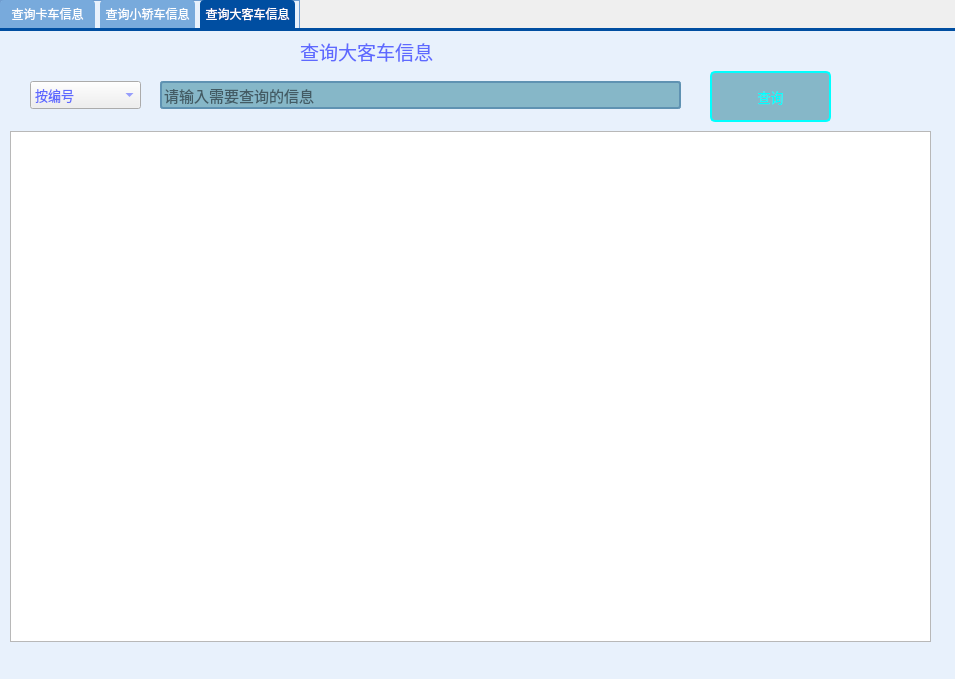
<?xml version="1.0" encoding="UTF-8"?>
<ui version="4.0">
 <class>Select_Truck_2</class>
 <widget class="QDialog" name="Select_Truck_2">
  <property name="geometry">
   <rect>
    <x>0</x>
    <y>0</y>
    <width>955</width>
    <height>679</height>
   </rect>
  </property>
  <property name="windowTitle">
   <string>Dialog</string>
  </property>
  <widget class="QTabWidget" name="tabWidget">
   <property name="geometry">
    <rect>
     <x>0</x>
     <y>0</y>
     <width>1263</width>
     <height>751</height>
    </rect>
   </property>
   <property name="palette">
    <palette>
     <active>
      <colorrole role="Button">
       <brush brushstyle="SolidPattern">
        <color alpha="255">
         <red>232</red>
         <green>241</green>
         <blue>252</blue>
        </color>
       </brush>
      </colorrole>
      <colorrole role="Light">
       <brush brushstyle="SolidPattern">
        <color alpha="255">
         <red>232</red>
         <green>241</green>
         <blue>252</blue>
        </color>
       </brush>
      </colorrole>
      <colorrole role="Base">
       <brush brushstyle="SolidPattern">
        <color alpha="255">
         <red>232</red>
         <green>241</green>
         <blue>252</blue>
        </color>
       </brush>
      </colorrole>
      <colorrole role="Window">
       <brush brushstyle="SolidPattern">
        <color alpha="255">
         <red>232</red>
         <green>241</green>
         <blue>252</blue>
        </color>
       </brush>
      </colorrole>
      <colorrole role="NoRole">
       <brush brushstyle="SolidPattern">
        <color alpha="255">
         <red>232</red>
         <green>241</green>
         <blue>252</blue>
        </color>
       </brush>
      </colorrole>
     </active>
     <inactive>
      <colorrole role="Button">
       <brush brushstyle="SolidPattern">
        <color alpha="255">
         <red>232</red>
         <green>241</green>
         <blue>252</blue>
        </color>
       </brush>
      </colorrole>
      <colorrole role="Light">
       <brush brushstyle="SolidPattern">
        <color alpha="255">
         <red>232</red>
         <green>241</green>
         <blue>252</blue>
        </color>
       </brush>
      </colorrole>
      <colorrole role="Base">
       <brush brushstyle="SolidPattern">
        <color alpha="255">
         <red>232</red>
         <green>241</green>
         <blue>252</blue>
        </color>
       </brush>
      </colorrole>
      <colorrole role="Window">
       <brush brushstyle="SolidPattern">
        <color alpha="255">
         <red>232</red>
         <green>241</green>
         <blue>252</blue>
        </color>
       </brush>
      </colorrole>
      <colorrole role="NoRole">
       <brush brushstyle="SolidPattern">
        <color alpha="255">
         <red>232</red>
         <green>241</green>
         <blue>252</blue>
        </color>
       </brush>
      </colorrole>
     </inactive>
     <disabled>
      <colorrole role="Button">
       <brush brushstyle="SolidPattern">
        <color alpha="255">
         <red>232</red>
         <green>241</green>
         <blue>252</blue>
        </color>
       </brush>
      </colorrole>
      <colorrole role="Light">
       <brush brushstyle="SolidPattern">
        <color alpha="255">
         <red>232</red>
         <green>241</green>
         <blue>252</blue>
        </color>
       </brush>
      </colorrole>
      <colorrole role="Base">
       <brush brushstyle="SolidPattern">
        <color alpha="255">
         <red>232</red>
         <green>241</green>
         <blue>252</blue>
        </color>
       </brush>
      </colorrole>
      <colorrole role="Window">
       <brush brushstyle="SolidPattern">
        <color alpha="255">
         <red>232</red>
         <green>241</green>
         <blue>252</blue>
        </color>
       </brush>
      </colorrole>
      <colorrole role="NoRole">
       <brush brushstyle="SolidPattern">
        <color alpha="255">
         <red>232</red>
         <green>241</green>
         <blue>252</blue>
        </color>
       </brush>
      </colorrole>
     </disabled>
    </palette>
   </property>
   <property name="styleSheet">
    <string notr="true">
/**********页签项**********/
QTabWidget::pane {
		border: none;
		border-top: 3px solid rgb(0, 78, 161);
	
	background-color: rgb(232, 241, 252);

}
QTabWidget::tab-bar {
		border: none;
}
QTabBar::tab {
		border: none;
		border-top-left-radius: 4px;
		border-top-right-radius: 4px;
		color: white;
		background: rgb(120, 170, 220);
		height: 28px;
		min-width: 85px;
		margin-right: 5px;
		padding-left: 5px;
		padding-right: 5px;
}
QTabBar::tab:hover {
		background: rgb(0, 78, 161);
}
QTabBar::tab:selected {
		color: white;
		background: rgb(0, 78, 161);
}

QTabWidget,tabWidget::pane {
        border: 1px solid rgb(111, 156, 207);
        background: rgb(232, 241, 252);
        margin-top: -1px;
}

QTabBar,tabBar::tab {
        border: 1px solid rgb(111, 156, 207);
        border-bottom: none;
        color: rgb(70, 71, 73);
        background: transparent;
}
QTabBar,tabBar::tab:hover {
        color: rgb(2, 65, 132);
}
QTabBar,tabBar::tab:selected {
        color: rgb(2, 65, 132);
        background: rgb(232, 241, 252);
}</string>
   </property>
   <property name="currentIndex">
    <number>2</number>
   </property>
   <widget class="QWidget" name="tab_28">
    <attribute name="title">
     <string>查询卡车信息</string>
    </attribute>
    <widget class="QComboBox" name="combo_Box_Select">
     <property name="geometry">
      <rect>
       <x>30</x>
       <y>50</y>
       <width>111</width>
       <height>28</height>
      </rect>
     </property>
     <property name="font">
      <font>
       <family>新宋体</family>
       <pointsize>10</pointsize>
      </font>
     </property>
     <property name="styleSheet">
      <string notr="true">color: rgb(94, 105, 255);</string>
     </property>
     <item>
      <property name="text">
       <string>按编号</string>
      </property>
     </item>
     <item>
      <property name="text">
       <string>按车牌号</string>
      </property>
     </item>
     <item>
      <property name="text">
       <string>按制造公司</string>
      </property>
     </item>
     <item>
      <property name="text">
       <string>按购买时间</string>
      </property>
     </item>
    </widget>
    <widget class="QLineEdit" name="line_Select_Message">
     <property name="geometry">
      <rect>
       <x>160</x>
       <y>50</y>
       <width>521</width>
       <height>28</height>
      </rect>
     </property>
     <property name="font">
      <font>
       <family>华文楷体</family>
       <pointsize>11</pointsize>
      </font>
     </property>
     <property name="styleSheet">
      <string notr="true">QLineEdit
{
    background-color: rgb(134,183,200);
    border:2px solid #5F92B2;
    border-radius:3px;
}




</string>
     </property>
     <property name="text">
      <string/>
     </property>
     <property name="placeholderText">
      <string>请输入需要查询的信息</string>
     </property>
    </widget>
    <widget class="QPushButton" name="btn_Select">
     <property name="geometry">
      <rect>
       <x>710</x>
       <y>40</y>
       <width>121</width>
       <height>51</height>
      </rect>
     </property>
     <property name="sizePolicy">
      <sizepolicy hsizetype="Expanding" vsizetype="Expanding">
       <horstretch>0</horstretch>
       <verstretch>0</verstretch>
      </sizepolicy>
     </property>
     <property name="font">
      <font>
       <family>新宋体</family>
       <pointsize>10</pointsize>
      </font>
     </property>
     <property name="styleSheet">
      <string notr="true">
QPushButton
{
    background-color: rgb(134,183,200);
    border:2px solid rgb(0,255,255);
    border-radius:5px;
    
	
	color: rgb(0, 255, 255);
}


QPushButton:hover
{
    background-color: rgb(0,130,150);
    border:2px solid #5F92B2;
    border-radius:5px;
    color:white;
}

QPushButton:hover:pressed
{
    background-color:rgb(85,170,255);
    border:2px solid #3C80B1;
    border-radius:5px;
    color:white;
}</string>
     </property>
     <property name="text">
      <string>查询</string>
     </property>
    </widget>
    <widget class="QLabel" name="label">
     <property name="geometry">
      <rect>
       <x>300</x>
       <y>0</y>
       <width>211</width>
       <height>41</height>
      </rect>
     </property>
     <property name="font">
      <font>
       <family>华文楷体</family>
       <pointsize>14</pointsize>
      </font>
     </property>
     <property name="styleSheet">
      <string notr="true">color: rgb(94, 105, 255);</string>
     </property>
     <property name="text">
      <string>查询卡车信息</string>
     </property>
    </widget>
    <widget class="QTableView" name="table_Message">
     <property name="geometry">
      <rect>
       <x>10</x>
       <y>100</y>
       <width>921</width>
       <height>511</height>
      </rect>
     </property>
     <property name="styleSheet">
      <string notr="true"/>
     </property>
    </widget>
   </widget>
   <widget class="QWidget" name="tab_29">
    <attribute name="title">
     <string>查询小轿车信息</string>
    </attribute>
    <widget class="QTableView" name="table_Message_21">
     <property name="geometry">
      <rect>
       <x>10</x>
       <y>100</y>
       <width>921</width>
       <height>511</height>
      </rect>
     </property>
     <property name="styleSheet">
      <string notr="true"/>
     </property>
    </widget>
    <widget class="QComboBox" name="combo_Box_Select_2">
     <property name="geometry">
      <rect>
       <x>30</x>
       <y>50</y>
       <width>111</width>
       <height>28</height>
      </rect>
     </property>
     <property name="font">
      <font>
       <family>新宋体</family>
       <pointsize>10</pointsize>
      </font>
     </property>
     <property name="styleSheet">
      <string notr="true">color: rgb(94, 105, 255);</string>
     </property>
     <item>
      <property name="text">
       <string>按编号</string>
      </property>
     </item>
     <item>
      <property name="text">
       <string>按车牌号</string>
      </property>
     </item>
     <item>
      <property name="text">
       <string>按制造公司</string>
      </property>
     </item>
     <item>
      <property name="text">
       <string>按购买时间</string>
      </property>
     </item>
    </widget>
    <widget class="QLineEdit" name="line_Select_Message_2">
     <property name="geometry">
      <rect>
       <x>160</x>
       <y>50</y>
       <width>521</width>
       <height>28</height>
      </rect>
     </property>
     <property name="font">
      <font>
       <family>华文楷体</family>
       <pointsize>11</pointsize>
      </font>
     </property>
     <property name="styleSheet">
      <string notr="true">QLineEdit
{
    background-color: rgb(134,183,200);
    border:2px solid #5F92B2;
    border-radius:3px;
}




</string>
     </property>
     <property name="text">
      <string/>
     </property>
     <property name="placeholderText">
      <string>请输入需要查询的信息</string>
     </property>
    </widget>
    <widget class="QLabel" name="label_206">
     <property name="geometry">
      <rect>
       <x>300</x>
       <y>0</y>
       <width>211</width>
       <height>41</height>
      </rect>
     </property>
     <property name="font">
      <font>
       <family>华文楷体</family>
       <pointsize>14</pointsize>
      </font>
     </property>
     <property name="styleSheet">
      <string notr="true">color: rgb(94, 105, 255);</string>
     </property>
     <property name="text">
      <string>查询小轿车信息</string>
     </property>
    </widget>
    <widget class="QPushButton" name="btn_Select_2">
     <property name="geometry">
      <rect>
       <x>710</x>
       <y>40</y>
       <width>121</width>
       <height>51</height>
      </rect>
     </property>
     <property name="sizePolicy">
      <sizepolicy hsizetype="Expanding" vsizetype="Expanding">
       <horstretch>0</horstretch>
       <verstretch>0</verstretch>
      </sizepolicy>
     </property>
     <property name="font">
      <font>
       <family>新宋体</family>
       <pointsize>10</pointsize>
      </font>
     </property>
     <property name="styleSheet">
      <string notr="true">
QPushButton
{
    background-color: rgb(134,183,200);
    border:2px solid rgb(0,255,255);
    border-radius:5px;
    
	
	color: rgb(0, 255, 255);
}


QPushButton:hover
{
    background-color: rgb(0,130,150);
    border:2px solid #5F92B2;
    border-radius:5px;
    color:white;
}

QPushButton:hover:pressed
{
    background-color:rgb(85,170,255);
    border:2px solid #3C80B1;
    border-radius:5px;
    color:white;
}</string>
     </property>
     <property name="text">
      <string>查询</string>
     </property>
    </widget>
   </widget>
   <widget class="QWidget" name="tab_30">
    <attribute name="title">
     <string>查询大客车信息</string>
    </attribute>
    <widget class="QLabel" name="label_210">
     <property name="geometry">
      <rect>
       <x>300</x>
       <y>0</y>
       <width>211</width>
       <height>41</height>
      </rect>
     </property>
     <property name="font">
      <font>
       <family>华文楷体</family>
       <pointsize>14</pointsize>
      </font>
     </property>
     <property name="styleSheet">
      <string notr="true">color: rgb(94, 105, 255);</string>
     </property>
     <property name="text">
      <string>查询大客车信息</string>
     </property>
    </widget>
    <widget class="QLineEdit" name="line_Select_Message_3">
     <property name="geometry">
      <rect>
       <x>160</x>
       <y>50</y>
       <width>521</width>
       <height>28</height>
      </rect>
     </property>
     <property name="font">
      <font>
       <family>华文楷体</family>
       <pointsize>11</pointsize>
      </font>
     </property>
     <property name="styleSheet">
      <string notr="true">QLineEdit
{
    background-color: rgb(134,183,200);
    border:2px solid #5F92B2;
    border-radius:3px;
}




</string>
     </property>
     <property name="text">
      <string/>
     </property>
     <property name="placeholderText">
      <string>请输入需要查询的信息</string>
     </property>
    </widget>
    <widget class="QComboBox" name="combo_Box_Select_3">
     <property name="geometry">
      <rect>
       <x>30</x>
       <y>50</y>
       <width>111</width>
       <height>28</height>
      </rect>
     </property>
     <property name="font">
      <font>
       <family>新宋体</family>
       <pointsize>10</pointsize>
      </font>
     </property>
     <property name="styleSheet">
      <string notr="true">color: rgb(94, 105, 255);</string>
     </property>
     <item>
      <property name="text">
       <string>按编号</string>
      </property>
     </item>
     <item>
      <property name="text">
       <string>按车牌号</string>
      </property>
     </item>
     <item>
      <property name="text">
       <string>按制造公司</string>
      </property>
     </item>
     <item>
      <property name="text">
       <string>按购买时间</string>
      </property>
     </item>
    </widget>
    <widget class="QPushButton" name="btn_Select_3">
     <property name="geometry">
      <rect>
       <x>710</x>
       <y>40</y>
       <width>121</width>
       <height>51</height>
      </rect>
     </property>
     <property name="sizePolicy">
      <sizepolicy hsizetype="Expanding" vsizetype="Expanding">
       <horstretch>0</horstretch>
       <verstretch>0</verstretch>
      </sizepolicy>
     </property>
     <property name="font">
      <font>
       <family>新宋体</family>
       <pointsize>10</pointsize>
      </font>
     </property>
     <property name="styleSheet">
      <string notr="true">
QPushButton
{
    background-color: rgb(134,183,200);
    border:2px solid rgb(0,255,255);
    border-radius:5px;
    
	
	color: rgb(0, 255, 255);
}


QPushButton:hover
{
    background-color: rgb(0,130,150);
    border:2px solid #5F92B2;
    border-radius:5px;
    color:white;
}

QPushButton:hover:pressed
{
    background-color:rgb(85,170,255);
    border:2px solid #3C80B1;
    border-radius:5px;
    color:white;
}</string>
     </property>
     <property name="text">
      <string>查询</string>
     </property>
    </widget>
    <widget class="QTableView" name="table_Message_3">
     <property name="geometry">
      <rect>
       <x>10</x>
       <y>100</y>
       <width>921</width>
       <height>511</height>
      </rect>
     </property>
     <property name="styleSheet">
      <string notr="true"/>
     </property>
    </widget>
   </widget>
  </widget>
 </widget>
 <resources/>
 <connections/>
</ui>
